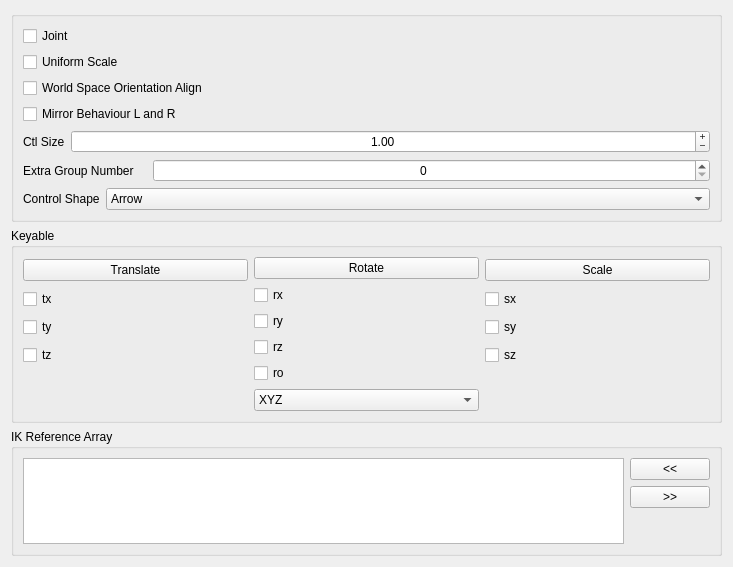
<?xml version="1.0" encoding="UTF-8"?>
<ui version="4.0">
 <class>Form</class>
 <widget class="QWidget" name="Form">
  <property name="geometry">
   <rect>
    <x>0</x>
    <y>0</y>
    <width>733</width>
    <height>567</height>
   </rect>
  </property>
  <property name="windowTitle">
   <string>Form</string>
  </property>
  <layout class="QGridLayout" name="gridLayout">
   <item row="0" column="0">
    <widget class="QGroupBox" name="groupBox">
     <property name="title">
      <string/>
     </property>
     <layout class="QGridLayout" name="gridLayout_2">
      <item row="0" column="0">
       <layout class="QVBoxLayout" name="verticalLayout_4">
        <item>
         <widget class="QCheckBox" name="joint_checkBox">
          <property name="text">
           <string>Joint</string>
          </property>
         </widget>
        </item>
        <item>
         <widget class="QCheckBox" name="uniScale_checkBox">
          <property name="text">
           <string>Uniform Scale</string>
          </property>
         </widget>
        </item>
        <item>
         <widget class="QCheckBox" name="neutralRotation_checkBox">
          <property name="toolTip">
           <string>&lt;html&gt;&lt;head/&gt;&lt;body&gt;&lt;p&gt;If is active, it will align the control with world space&lt;/p&gt;&lt;/body&gt;&lt;/html&gt;</string>
          </property>
          <property name="text">
           <string>World Space Orientation Align</string>
          </property>
         </widget>
        </item>
        <item>
         <widget class="QCheckBox" name="mirrorBehaviour_checkBox">
          <property name="toolTip">
           <string>&lt;html&gt;&lt;head/&gt;&lt;body&gt;&lt;p&gt;If is active, the control will have symmetrical behaviour on Left and Right side.&lt;/p&gt;&lt;p&gt;&lt;br/&gt;&lt;/p&gt;&lt;p&gt;WARNING: There is a bug in Maya 2018 and 2018.1 that will result in an incorrect behaviour, because this option will negate one of the axis. Other Maya version should be ok.&lt;/p&gt;&lt;/body&gt;&lt;/html&gt;</string>
          </property>
          <property name="text">
           <string>Mirror Behaviour L and R</string>
          </property>
         </widget>
        </item>
        <item>
         <layout class="QHBoxLayout" name="horizontalLayout_3">
          <item>
           <widget class="QLabel" name="ctlSize_label">
            <property name="text">
             <string>Ctl Size</string>
            </property>
           </widget>
          </item>
          <item>
           <widget class="QDoubleSpinBox" name="ctlSize_doubleSpinBox">
            <property name="sizePolicy">
             <sizepolicy hsizetype="Expanding" vsizetype="Fixed">
              <horstretch>0</horstretch>
              <verstretch>0</verstretch>
             </sizepolicy>
            </property>
            <property name="wrapping">
             <bool>false</bool>
            </property>
            <property name="alignment">
             <set>Qt::AlignCenter</set>
            </property>
            <property name="buttonSymbols">
             <enum>QAbstractSpinBox::PlusMinus</enum>
            </property>
            <property name="minimum">
             <double>0.010000000000000</double>
            </property>
            <property name="maximum">
             <double>20000.000000000000000</double>
            </property>
            <property name="value">
             <double>1.000000000000000</double>
            </property>
           </widget>
          </item>
         </layout>
        </item>
        <item>
         <layout class="QGridLayout" name="gridLayout_5">
          <item row="0" column="0">
           <widget class="QLabel" name="extraGroup_number_label">
            <property name="maximumSize">
             <size>
              <width>124</width>
              <height>16777215</height>
             </size>
            </property>
            <property name="text">
             <string>Extra Group Number</string>
            </property>
           </widget>
          </item>
          <item row="0" column="1">
           <widget class="QSpinBox" name="extraGroup_number_SpinBox">
            <property name="layoutDirection">
             <enum>Qt::LeftToRight</enum>
            </property>
            <property name="alignment">
             <set>Qt::AlignCenter</set>
            </property>
           </widget>
          </item>
         </layout>
        </item>
        <item>
         <layout class="QHBoxLayout" name="horizontalLayout_2">
          <item>
           <widget class="QLabel" name="controlShape_label">
            <property name="text">
             <string notr="true">Control Shape</string>
            </property>
           </widget>
          </item>
          <item>
           <widget class="QComboBox" name="controlShape_comboBox">
            <property name="sizePolicy">
             <sizepolicy hsizetype="Expanding" vsizetype="Fixed">
              <horstretch>0</horstretch>
              <verstretch>0</verstretch>
             </sizepolicy>
            </property>
            <item>
             <property name="text">
              <string>Arrow</string>
             </property>
            </item>
            <item>
             <property name="text">
              <string>Circle</string>
             </property>
            </item>
            <item>
             <property name="text">
              <string>Compas</string>
             </property>
            </item>
            <item>
             <property name="text">
              <string>Cross</string>
             </property>
            </item>
            <item>
             <property name="text">
              <string>Crossarrow</string>
             </property>
            </item>
            <item>
             <property name="text">
              <string>Cube</string>
             </property>
            </item>
            <item>
             <property name="text">
              <string>Cubewithpeak</string>
             </property>
            </item>
            <item>
             <property name="text">
              <string>Cylinder</string>
             </property>
            </item>
            <item>
             <property name="text">
              <string>Diamond</string>
             </property>
            </item>
            <item>
             <property name="text">
              <string>Flower</string>
             </property>
            </item>
            <item>
             <property name="text">
              <string>Null</string>
             </property>
            </item>
            <item>
             <property name="text">
              <string>Pyramid</string>
             </property>
            </item>
            <item>
             <property name="text">
              <string>Sphere</string>
             </property>
            </item>
            <item>
             <property name="text">
              <string>Square</string>
             </property>
            </item>
           </widget>
          </item>
         </layout>
        </item>
       </layout>
      </item>
     </layout>
    </widget>
   </item>
   <item row="1" column="0">
    <widget class="QGroupBox" name="keyable_groupBox">
     <property name="title">
      <string>Keyable</string>
     </property>
     <layout class="QGridLayout" name="gridLayout_4">
      <item row="0" column="0">
       <layout class="QHBoxLayout" name="horizontalLayout">
        <item>
         <layout class="QVBoxLayout" name="verticalLayout">
          <property name="sizeConstraint">
           <enum>QLayout::SetMinimumSize</enum>
          </property>
          <item>
           <widget class="QPushButton" name="translate_pushButton">
            <property name="text">
             <string>Translate</string>
            </property>
           </widget>
          </item>
          <item>
           <widget class="QCheckBox" name="tx_checkBox">
            <property name="text">
             <string>tx</string>
            </property>
           </widget>
          </item>
          <item>
           <widget class="QCheckBox" name="ty_checkBox">
            <property name="text">
             <string>ty</string>
            </property>
           </widget>
          </item>
          <item>
           <widget class="QCheckBox" name="tz_checkBox">
            <property name="text">
             <string>tz</string>
            </property>
           </widget>
          </item>
          <item>
           <spacer name="verticalSpacer_2">
            <property name="orientation">
             <enum>Qt::Vertical</enum>
            </property>
            <property name="sizeType">
             <enum>QSizePolicy::Minimum</enum>
            </property>
            <property name="sizeHint" stdset="0">
             <size>
              <width>20</width>
              <height>40</height>
             </size>
            </property>
           </spacer>
          </item>
         </layout>
        </item>
        <item>
         <layout class="QVBoxLayout" name="verticalLayout_2">
          <property name="sizeConstraint">
           <enum>QLayout::SetMinimumSize</enum>
          </property>
          <item>
           <widget class="QPushButton" name="rotate_pushButton">
            <property name="text">
             <string>Rotate</string>
            </property>
           </widget>
          </item>
          <item>
           <widget class="QCheckBox" name="rx_checkBox">
            <property name="text">
             <string>rx</string>
            </property>
           </widget>
          </item>
          <item>
           <widget class="QCheckBox" name="ry_checkBox">
            <property name="text">
             <string>ry</string>
            </property>
           </widget>
          </item>
          <item>
           <widget class="QCheckBox" name="rz_checkBox">
            <property name="text">
             <string>rz</string>
            </property>
           </widget>
          </item>
          <item>
           <widget class="QCheckBox" name="ro_checkBox">
            <property name="text">
             <string>ro</string>
            </property>
           </widget>
          </item>
          <item>
           <widget class="QComboBox" name="ro_comboBox">
            <item>
             <property name="text">
              <string>XYZ</string>
             </property>
            </item>
            <item>
             <property name="text">
              <string>YZX</string>
             </property>
            </item>
            <item>
             <property name="text">
              <string>ZXY</string>
             </property>
            </item>
            <item>
             <property name="text">
              <string>XZY</string>
             </property>
            </item>
            <item>
             <property name="text">
              <string>YXZ</string>
             </property>
            </item>
            <item>
             <property name="text">
              <string>ZYX</string>
             </property>
            </item>
           </widget>
          </item>
         </layout>
        </item>
        <item>
         <layout class="QVBoxLayout" name="verticalLayout_3">
          <item>
           <widget class="QPushButton" name="scale_pushButton">
            <property name="text">
             <string>Scale</string>
            </property>
           </widget>
          </item>
          <item>
           <widget class="QCheckBox" name="sx_checkBox">
            <property name="text">
             <string>sx</string>
            </property>
           </widget>
          </item>
          <item>
           <widget class="QCheckBox" name="sy_checkBox">
            <property name="text">
             <string>sy</string>
            </property>
           </widget>
          </item>
          <item>
           <widget class="QCheckBox" name="sz_checkBox">
            <property name="text">
             <string>sz</string>
            </property>
           </widget>
          </item>
          <item>
           <spacer name="verticalSpacer">
            <property name="orientation">
             <enum>Qt::Vertical</enum>
            </property>
            <property name="sizeType">
             <enum>QSizePolicy::Minimum</enum>
            </property>
            <property name="sizeHint" stdset="0">
             <size>
              <width>20</width>
              <height>40</height>
             </size>
            </property>
           </spacer>
          </item>
         </layout>
        </item>
       </layout>
      </item>
     </layout>
    </widget>
   </item>
   <item row="2" column="0">
    <widget class="QGroupBox" name="ikRefArray_groupBox">
     <property name="title">
      <string>IK Reference Array</string>
     </property>
     <layout class="QGridLayout" name="gridLayout_3">
      <item row="0" column="0">
       <layout class="QHBoxLayout" name="ikRefArray_horizontalLayout">
        <item>
         <layout class="QVBoxLayout" name="ikRefArray_verticalLayout_1">
          <item>
           <widget class="QListWidget" name="ikRefArray_listWidget">
            <property name="dragDropOverwriteMode">
             <bool>true</bool>
            </property>
            <property name="dragDropMode">
             <enum>QAbstractItemView::InternalMove</enum>
            </property>
            <property name="defaultDropAction">
             <enum>Qt::MoveAction</enum>
            </property>
            <property name="alternatingRowColors">
             <bool>true</bool>
            </property>
            <property name="selectionMode">
             <enum>QAbstractItemView::ExtendedSelection</enum>
            </property>
            <property name="selectionRectVisible">
             <bool>false</bool>
            </property>
           </widget>
          </item>
         </layout>
        </item>
        <item>
         <layout class="QVBoxLayout" name="ikRefArray_verticalLayout_2">
          <item>
           <widget class="QPushButton" name="ikRefArrayAdd_pushButton">
            <property name="text">
             <string>&lt;&lt;</string>
            </property>
           </widget>
          </item>
          <item>
           <widget class="QPushButton" name="ikRefArrayRemove_pushButton">
            <property name="text">
             <string>&gt;&gt;</string>
            </property>
           </widget>
          </item>
          <item>
           <spacer name="ikRefArray_verticalSpacer">
            <property name="orientation">
             <enum>Qt::Vertical</enum>
            </property>
            <property name="sizeHint" stdset="0">
             <size>
              <width>20</width>
              <height>40</height>
             </size>
            </property>
           </spacer>
          </item>
         </layout>
        </item>
       </layout>
      </item>
     </layout>
    </widget>
   </item>
  </layout>
 </widget>
 <resources/>
 <connections>
  <connection>
   <sender>translate_pushButton</sender>
   <signal>clicked()</signal>
   <receiver>tx_checkBox</receiver>
   <slot>toggle()</slot>
   <hints>
    <hint type="sourcelabel">
     <x>120</x>
     <y>210</y>
    </hint>
    <hint type="destinationlabel">
     <x>31</x>
     <y>232</y>
    </hint>
   </hints>
  </connection>
  <connection>
   <sender>translate_pushButton</sender>
   <signal>clicked()</signal>
   <receiver>ty_checkBox</receiver>
   <slot>toggle()</slot>
   <hints>
    <hint type="sourcelabel">
     <x>139</x>
     <y>212</y>
    </hint>
    <hint type="destinationlabel">
     <x>68</x>
     <y>258</y>
    </hint>
   </hints>
  </connection>
  <connection>
   <sender>translate_pushButton</sender>
   <signal>clicked()</signal>
   <receiver>tz_checkBox</receiver>
   <slot>toggle()</slot>
   <hints>
    <hint type="sourcelabel">
     <x>176</x>
     <y>212</y>
    </hint>
    <hint type="destinationlabel">
     <x>168</x>
     <y>278</y>
    </hint>
   </hints>
  </connection>
  <connection>
   <sender>rotate_pushButton</sender>
   <signal>clicked()</signal>
   <receiver>rx_checkBox</receiver>
   <slot>toggle()</slot>
   <hints>
    <hint type="sourcelabel">
     <x>338</x>
     <y>208</y>
    </hint>
    <hint type="destinationlabel">
     <x>338</x>
     <y>234</y>
    </hint>
   </hints>
  </connection>
  <connection>
   <sender>rotate_pushButton</sender>
   <signal>clicked()</signal>
   <receiver>ry_checkBox</receiver>
   <slot>toggle()</slot>
   <hints>
    <hint type="sourcelabel">
     <x>367</x>
     <y>212</y>
    </hint>
    <hint type="destinationlabel">
     <x>367</x>
     <y>261</y>
    </hint>
   </hints>
  </connection>
  <connection>
   <sender>rotate_pushButton</sender>
   <signal>clicked()</signal>
   <receiver>rz_checkBox</receiver>
   <slot>toggle()</slot>
   <hints>
    <hint type="sourcelabel">
     <x>401</x>
     <y>207</y>
    </hint>
    <hint type="destinationlabel">
     <x>397</x>
     <y>275</y>
    </hint>
   </hints>
  </connection>
  <connection>
   <sender>rotate_pushButton</sender>
   <signal>clicked()</signal>
   <receiver>ro_checkBox</receiver>
   <slot>toggle()</slot>
   <hints>
    <hint type="sourcelabel">
     <x>430</x>
     <y>213</y>
    </hint>
    <hint type="destinationlabel">
     <x>419</x>
     <y>302</y>
    </hint>
   </hints>
  </connection>
  <connection>
   <sender>scale_pushButton</sender>
   <signal>clicked()</signal>
   <receiver>sx_checkBox</receiver>
   <slot>toggle()</slot>
   <hints>
    <hint type="sourcelabel">
     <x>533</x>
     <y>209</y>
    </hint>
    <hint type="destinationlabel">
     <x>532</x>
     <y>234</y>
    </hint>
   </hints>
  </connection>
  <connection>
   <sender>scale_pushButton</sender>
   <signal>clicked()</signal>
   <receiver>sy_checkBox</receiver>
   <slot>toggle()</slot>
   <hints>
    <hint type="sourcelabel">
     <x>563</x>
     <y>211</y>
    </hint>
    <hint type="destinationlabel">
     <x>558</x>
     <y>261</y>
    </hint>
   </hints>
  </connection>
  <connection>
   <sender>scale_pushButton</sender>
   <signal>clicked()</signal>
   <receiver>sz_checkBox</receiver>
   <slot>toggle()</slot>
   <hints>
    <hint type="sourcelabel">
     <x>593</x>
     <y>218</y>
    </hint>
    <hint type="destinationlabel">
     <x>587</x>
     <y>277</y>
    </hint>
   </hints>
  </connection>
 </connections>
</ui>
